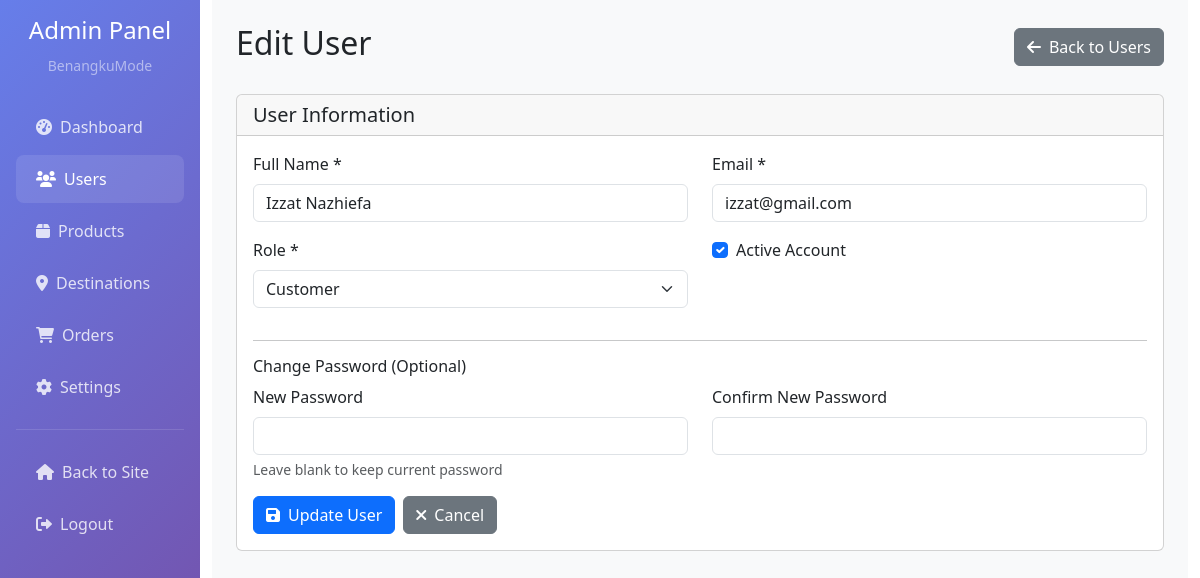
Page /admin/edit_user.php?id=2 (signed in) on the committed database.
### tables this page shows
CREATE TABLE `users` (
  `id` int(11) NOT NULL,
  `username` varchar(50) NOT NULL,
  `email` varchar(100) NOT NULL,
  `password` varchar(255) NOT NULL,
  `full_name` varchar(100) NOT NULL,
  `phone` varchar(20) DEFAULT NULL,
  `address` text DEFAULT NULL,
  `role` enum('admin','customer') DEFAULT 'customer',
  `is_active` tinyint(1) DEFAULT 1,
  `reset_token` varchar(255) DEFAULT NULL,
  `reset_expiry` timestamp NULL DEFAULT NULL,
  `created_at` timestamp NOT NULL DEFAULT current_timestamp(),
  `updated_at` timestamp NOT NULL DEFAULT current_timestamp() ON UPDATE current_timestamp()
);

### admin/edit_user.php (the view, shortened to what this page needs)
<?php
$conn = getDbConnection();
$user_id = isset($_GET['id']) ? (int)$_GET['id'] : 0;
$sql = "SELECT * FROM users WHERE id = $user_id";
$result = mysqli_query($conn, $sql);
$user = mysqli_fetch_assoc($result);
?>
<!DOCTYPE html>
<html lang="id">
<head>
    <link href="https://cdn.jsdelivr.net/npm/bootstrap@5.3.0/dist/css/bootstrap.min.css" rel="stylesheet">
    <link href="https://cdnjs.cloudflare.com/ajax/libs/font-awesome/6.0.0/css/all.min.css" rel="stylesheet">
</head>
<body>
    <div class="container-fluid">
        <div class="row">
            <div class="col-md-3 col-lg-2 px-0">
                <div class="sidebar p-3">
                    <div class="text-center mb-4">
                        <h4 class="text-white">Admin Panel</h4>
                        <small class="text-white-50">BenangkuMode</small>
                    </div>
                    <nav class="nav flex-column">
                        <a class="nav-link" href="dashboard.php">
                            <i class="fas fa-tachometer-alt me-2"></i>Dashboard
                        </a>
                        <a class="nav-link active" href="users.php">
                            <i class="fas fa-users me-2"></i>Users
                        </a>
                        <a class="nav-link" href="products.php">
                            <i class="fas fa-box me-2"></i>Products
                        </a>
                        <a class="nav-link" href="destinations.php">
                            <i class="fas fa-map-marker-alt me-2"></i>Destinations
                        </a>
                        <a class="nav-link" href="orders.php">
                            <i class="fas fa-shopping-cart me-2"></i>Orders
                        </a>
                        <a class="nav-link" href="settings.php">
                            <i class="fas fa-cog me-2"></i>Settings
                        </a>
                        <hr class="text-white-50">
                        <a class="nav-link" href="../index.php">
                            <i class="fas fa-home me-2"></i>Back to Site
                        </a>
                        <a class="nav-link" href="../logout.php">
                            <i class="fas fa-sign-out-alt me-2"></i>Logout
                        </a>
                    </nav>
                </div>
            </div>
            <div class="col-md-9 col-lg-10">
                <div class="main-content p-4">
                    <div class="d-flex justify-content-between align-items-center mb-4">
                        <h2>Edit User</h2>
                        <a href="users.php" class="btn btn-secondary">
                            <i class="fas fa-arrow-left me-2"></i>Back to Users
                        </a>
                    </div>
                    <div class="card">
                        <div class="card-header">
                            <h5 class="mb-0">User Information</h5>
                        </div>
                        <div class="card-body">
                            <form method="POST">
                                <div class="row">
                                    <div class="col-md-6">
                                        <div class="mb-3">
                                            <label for="full_name" class="form-label">Full Name *</label>
                                            <input type="text" class="form-control" id="full_name" name="full_name"
                                                   value="<?php echo htmlspecialchars($user['full_name']); ?>" required>
                                        </div>
                                    </div>
                                    <div class="col-md-6">
                                        <div class="mb-3">
                                            <label for="email" class="form-label">Email *</label>
                                            <input type="email" class="form-control" id="email" name="email"
                                                   value="<?php echo htmlspecialchars($user['email']); ?>" required>
                                        </div>
                                    </div>
                                </div>
                                <div class="row">
                                    <div class="col-md-6">
                                        <div class="mb-3">
                                            <label for="role" class="form-label">Role *</label>
                                            <select class="form-select" id="role" name="role" required>
                                                <option value="customer" <?php echo $user['role'] === 'customer' ? 'selected' : ''; ?>>Customer</option>
                                            </select>
                                        </div>
                                    </div>
                                    <div class="col-md-6">
                                        <div class="mb-3">
                                            <div class="form-check">
                                                <input class="form-check-input" type="checkbox" id="is_active" name="is_active"
                                                       <?php echo $user['is_active'] ? 'checked' : ''; ?>>
                                                <label class="form-check-label" for="is_active">
                                                    Active Account
                                                </label>
                                            </div>
                                        </div>
                                    </div>
                                </div>
                                <hr>
                                <h6>Change Password (Optional)</h6>
                                <div class="row">
                                    <div class="col-md-6">
                                        <div class="mb-3">
                                            <label for="password" class="form-label">New Password</label>
                                            <input type="password" class="form-control" id="password" name="password">
                                            <div class="form-text">Leave blank to keep current password</div>
                                        </div>
                                    </div>
                                    <div class="col-md-6">
                                        <div class="mb-3">
                                            <label for="confirm_password" class="form-label">Confirm New Password</label>
                                            <input type="password" class="form-control" id="confirm_password" name="confirm_password">
                                        </div>
                                    </div>
                                </div>
                                <div class="d-flex gap-2">
                                    <button type="submit" class="btn btn-primary">
                                        <i class="fas fa-save me-2"></i>Update User
                                    </button>
                                    <a href="users.php" class="btn btn-secondary">
                                        <i class="fas fa-times me-2"></i>Cancel
                                    </a>
                                </div>
                            </form>
                        </div>
                    </div>
                </div>
            </div>
        </div>
    </div>
</body>
</html>

### admin/edit_user.php (style rules this page uses)
.sidebar { min-height: 100vh; background: linear-gradient(135deg, #667eea 0%, #764ba2 100%); }
.sidebar .nav-link { color: rgba(255,255,255,0.8); padding: 12px 20px; border-radius: 8px; margin: 2px 0; }
.sidebar .nav-link:hover, .sidebar .nav-link.active { color: white; background: rgba(255,255,255,0.1); }
.main-content { background: #f8f9fa; min-height: 100vh; }

### rows in the picture
users: full_name "Izzat Nazhiefa", email "izzat@gmail.com", role "Customer", is_active "☑"
